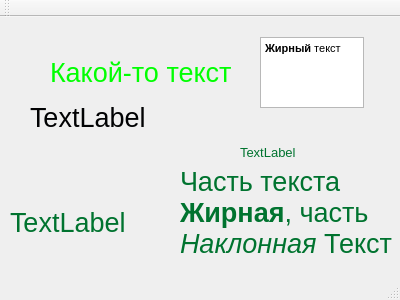
<?xml version="1.0" encoding="UTF-8"?>
<ui version="4.0">
 <class>MainWindow</class>
 <widget class="QMainWindow" name="MainWindow">
  <property name="geometry">
   <rect>
    <x>0</x>
    <y>0</y>
    <width>400</width>
    <height>300</height>
   </rect>
  </property>
  <property name="windowTitle">
   <string>MainWindow</string>
  </property>
  <property name="styleSheet">
   <string notr="true">#label {
  color: #01FF02;
}
#label_3 {
  color: #010203;
}
.QLabel {
  font-size: 20pt;
  color: #00732f;
font-family: &quot;Open Sans&quot;,sans-serif !important;
}
</string>
  </property>
  <widget class="QWidget" name="centralWidget">
   <widget class="QLabel" name="label">
    <property name="geometry">
     <rect>
      <x>50</x>
      <y>30</y>
      <width>231</width>
      <height>51</height>
     </rect>
    </property>
    <property name="text">
     <string>Какой-то текст</string>
    </property>
   </widget>
   <widget class="QLabel" name="label_2">
    <property name="geometry">
     <rect>
      <x>10</x>
      <y>190</y>
      <width>241</width>
      <height>31</height>
     </rect>
    </property>
    <property name="text">
     <string>TextLabel</string>
    </property>
   </widget>
   <widget class="QLabel" name="label_3">
    <property name="geometry">
     <rect>
      <x>30</x>
      <y>80</y>
      <width>231</width>
      <height>41</height>
     </rect>
    </property>
    <property name="styleSheet">
     <string notr="true">.QLabel {

  color: #00732f;
}
#label_3 {
  color: #010203;
}</string>
    </property>
    <property name="text">
     <string>TextLabel</string>
    </property>
   </widget>
   <widget class="QLabel" name="label_4">
    <property name="geometry">
     <rect>
      <x>240</x>
      <y>120</y>
      <width>131</width>
      <height>31</height>
     </rect>
    </property>
    <property name="styleSheet">
     <string notr="true">font-style: normal;
font-size: 10pt;</string>
    </property>
    <property name="text">
     <string>TextLabel</string>
    </property>
   </widget>
   <widget class="QLabel" name="label_5">
    <property name="geometry">
     <rect>
      <x>180</x>
      <y>70</y>
      <width>241</width>
      <height>251</height>
     </rect>
    </property>
    <property name="text">
     <string>Часть текста &lt;b&gt;Жирная&lt;/b&gt;, часть &lt;i&gt;Наклонная&lt;/i&gt;
&lt;strikeout&gt;Текст&lt;/strikeout&gt;</string>
    </property>
    <property name="wordWrap">
     <bool>true</bool>
    </property>
   </widget>
   <widget class="QTextEdit" name="textEdit">
    <property name="geometry">
     <rect>
      <x>260</x>
      <y>20</y>
      <width>104</width>
      <height>71</height>
     </rect>
    </property>
    <property name="html">
     <string>&lt;!DOCTYPE HTML PUBLIC &quot;-//W3C//DTD HTML 4.0//EN&quot; &quot;http://www.w3.org/TR/REC-html40/strict.dtd&quot;&gt;
&lt;html&gt;&lt;head&gt;&lt;meta name=&quot;qrichtext&quot; content=&quot;1&quot; /&gt;&lt;style type=&quot;text/css&quot;&gt;
p, li { white-space: pre-wrap; }
&lt;/style&gt;&lt;/head&gt;&lt;body style=&quot; font-family:'MS Shell Dlg 2'; font-size:8.25pt; font-weight:400; font-style:normal;&quot;&gt;
&lt;p style=&quot; margin-top:0px; margin-bottom:0px; margin-left:0px; margin-right:0px; -qt-block-indent:0; text-indent:0px;&quot;&gt;&lt;span style=&quot; font-size:8pt; font-weight:600;&quot;&gt;Жирный&lt;/span&gt;&lt;span style=&quot; font-size:8pt;&quot;&gt; текст&lt;/span&gt;&lt;/p&gt;&lt;/body&gt;&lt;/html&gt;</string>
    </property>
   </widget>
  </widget>
  <widget class="QMenuBar" name="menuBar">
   <property name="geometry">
    <rect>
     <x>0</x>
     <y>0</y>
     <width>400</width>
     <height>21</height>
    </rect>
   </property>
  </widget>
  <widget class="QToolBar" name="mainToolBar">
   <attribute name="toolBarArea">
    <enum>TopToolBarArea</enum>
   </attribute>
   <attribute name="toolBarBreak">
    <bool>false</bool>
   </attribute>
  </widget>
  <widget class="QStatusBar" name="statusBar"/>
 </widget>
 <layoutdefault spacing="6" margin="11"/>
 <resources/>
 <connections/>
</ui>
